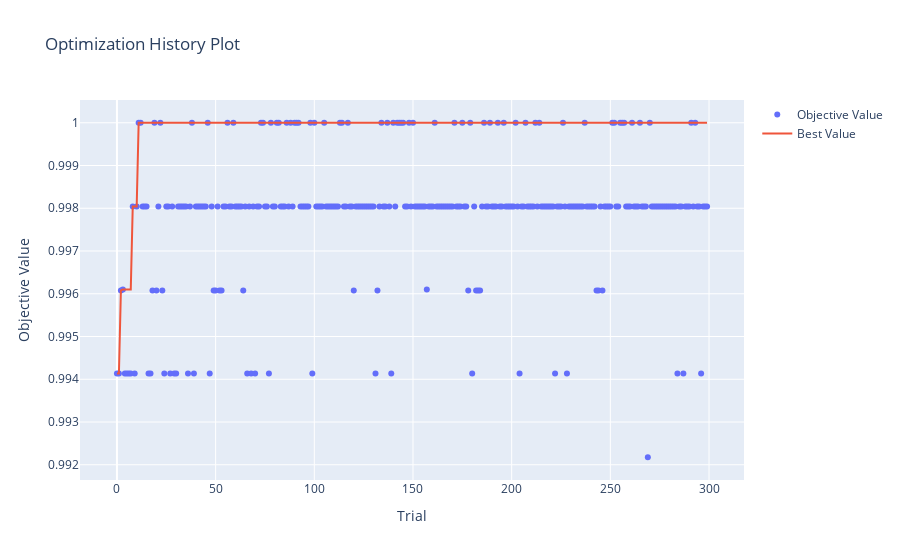

Here is the notebook cell this chart was saved with:
### Code cell
optuna.visualization.plot_optimization_history(study)

### Figure 1 — Plotly figure (JSON) as saved in the notebook; plotly's stock layout.template omitted (floating-point values rounded to 4 significant figures; data arrays with more than 128 entries replaced by an {"elided": "..."} marker saying what was removed)
{"data": [{"mode": "markers", "name": "Objective Value", "type": "scatter", "x": {"elided": "300 int values"}, "y": {"elided": "300 float values"}}, {"name": "Best Value", "type": "scatter", "x": {"elided": "300 int values"}, "y": {"elided": "300 float values"}}], "layout": {"title": {"text": "Optimization History Plot"}, "xaxis": {"title": {"text": "Trial"}}, "yaxis": {"title": {"text": "Objective Value"}}}}
